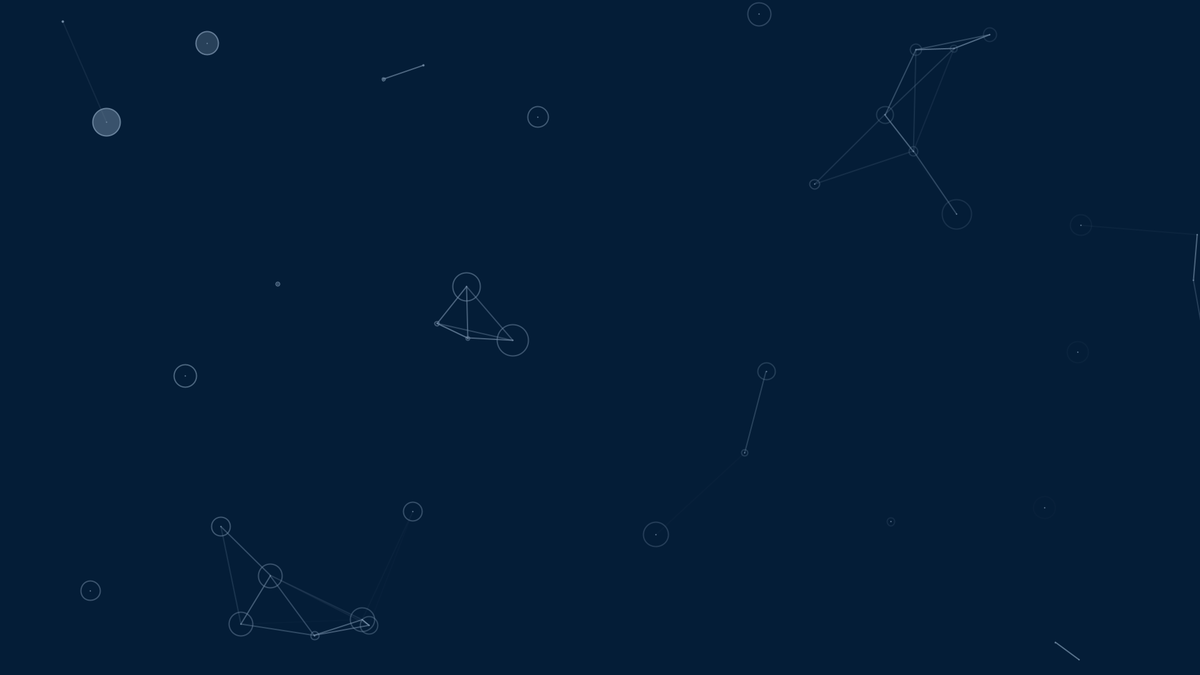
Frame 1 (no input)
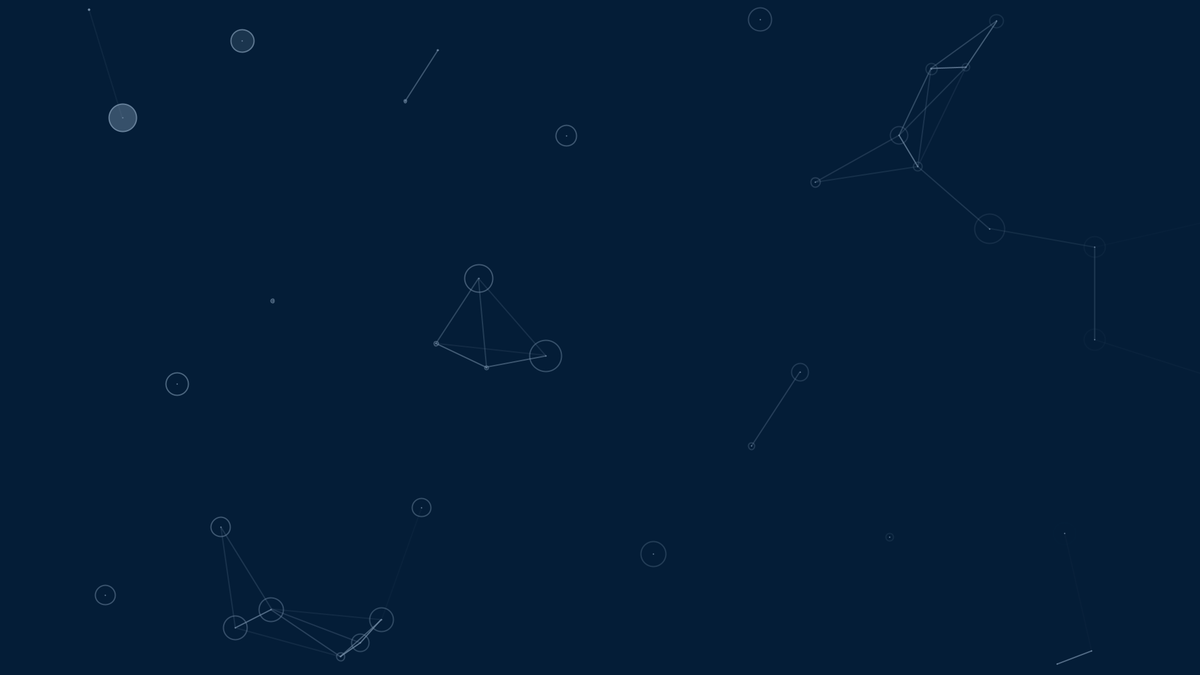
Frame 60 (the mouse pressed at the canvas centre just before this capture)
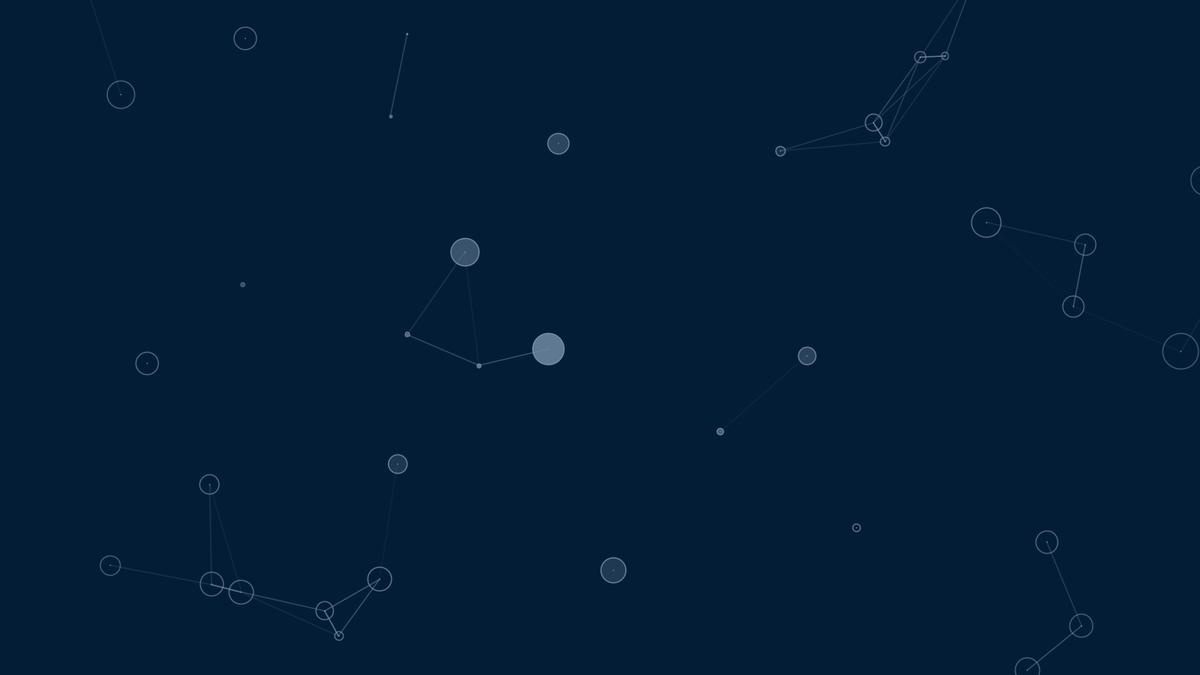
Frame 120 (the mouse held since frame 60 and released just before this capture)

The Processing sketch that drew these frames (run headless with seeded random() and noise(); from frame 60 on, the mouse is pressed at the canvas centre):

// Processing sketch: connect
// ── connect.pde
/*
 * Cursor controlled background
*/

int vertCount = 40;
float vertSize = 30;
float edgeSize = 2;
float moveFactor = 20f;
float maxDistance = 200f;
float speed = 0.5f;

float _mx;
float _my;
float _pmx;
float _pmy;

boolean _md = false;

boolean web = false;

float maxWidth;
float maxHeight;
float minWidth;
float minHeight;

float[] bg = new float[]{4, 29, 55};
float[] fg = new float[]{115, 140, 166};

Vertex[] vertices = new Vertex[vertCount];

void setup () {
  // Screen setup
  size(1920, 1080);
  frameRate(60);
  
  minWidth = -width / moveFactor;
  minHeight = -height / moveFactor;
  maxWidth = width - minWidth;
  maxHeight = height - minHeight;
  // Vertex setup
  for (int i = 0; i < vertCount; i++) {
    vertices[i] = new Vertex();
  }
  
  strokeWeight(edgeSize);
  textSize(32);
}

void draw () {
  background(bg[0], bg[1], bg[2]);
  for (int i = 0; i < vertCount; i++) {
    vertices[i].move();
    vertices[i].movespace();
    vertices[i].drawlines(i);
    vertices[i].draw();
  }
  for (int i = 0; i < vertCount; i++) {
    if (vertices[i].checkbounds()) {
      if (!mousedown()) continue;
      vertices[i].drag();
    }
  }
}

float dis(float x1, float y1, float x2, float y2) {
  return sqrt((x1-x2)*(x1-x2)+(y1-y2)*(y1-y2));
} 

void setmouse (float mx, float my) {
  _pmx = _mx;
  _pmy = _my;
  _mx = mx;
  _my = my;
}

boolean mousedown () {
  if (web) return _md;
  return mousePressed;
}

void omd () {
  _md = true;
}

void omu () {
  _md = false;
}

float mx () {
  if (web) return _mx;
  return mouseX;
}

float my () {
  if (web) return _my;
  return mouseY;
}

float pmx () {
  if (web) return _pmx;
  return pmouseX;
}

float pmy () {
  if (web) return _pmy;
  return pmouseY;
}

class Vertex {
  float _x;
  float _y;
  float _dir;
  int _m = 1;
  boolean _d;
  float _v;
  
  public Vertex (float x, float y) {
    _x = x;
    _y = y;
    _dir = random(0, 360);
    _v = random(-vertSize/10, vertSize/10);
  }
  
  public Vertex () {
    _x = random(0, maxWidth);
    _y = random(0, maxHeight);
    _dir = random(0, 360);
    _v = random(-vertSize+1, vertSize);
  }
  
  public void move () {
    if (_d) return;
    float _mdir = atan((my() - _y) / (mx() - _x));
    
    _x += speed * cos(_dir);
    _y += speed * sin(_dir);
    
    _x += speed * cos(_mdir);
    _y += speed * sin(_mdir);
    
    _dir += _m * speed / 50f;
    
    if (random(0, 100) > 98) {
      _m *= -1;
    }
    
    while (_dir > 360) {
      _dir -= 360;
    }
    while (_dir < 0) {
      _dir += 360;
    }
    
    while (_x > maxWidth) {
      _x -= maxWidth;
    } 
    while (_x < minWidth) {
      _x += maxWidth;
    } 
    while (_y > maxHeight) {
      _y -= maxHeight;
    } 
    while (_y < minHeight) {
      _y += maxHeight;
    }
  }
  
  public void movespace () {
    if (_d) return;
    float dx = mx() - pmx();
    float dy = my() - pmy();
    
    _x -= dx/moveFactor;
    _y -= dy/moveFactor;
  }
  
  public boolean checkbounds () {
    if (dis(_x, _y, mx(), my()) <= vertSize) {
      _d = true;
    } else {
      _d = false;
    }
    return _d;
  }
  
  public void drag () {
    _x = mx();
    _y = my();
  }
  
  public void drawlines (int start) {
    for (int i = start; i < vertCount; i++) {
      float distance = dis(_x, _y, vertices[i]._x, vertices[i]._y);
      if (distance < maxDistance) {
        stroke(fg[0], fg[1], fg[2], 255 - (255 * distance / maxDistance));
        line(_x, _y, vertices[i]._x, vertices[i]._y);
      }
    }
  }
  
  public void draw () {
    float _mdis = dis(_x, _y, mx(), my());
    stroke(fg[0], fg[1], fg[2], 255 - _mdis * 255 / width);
    fill(fg[0], fg[1], fg[2], 255 - _mdis * 255 / 500);
    if (_d) {
      ellipse(_x, _y, (_v + vertSize) * 1.2f, (_v + vertSize) * 1.2f);
      return;
    }
    ellipse(_x, _y, _v + vertSize, _v + vertSize);
  }
}
